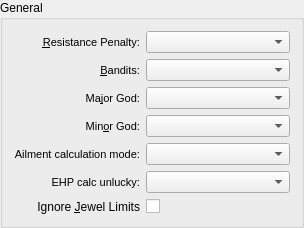
               <widget class="QGroupBox" name="grpbox_General">
                <property name="geometry">
                 <rect>
                  <x>2</x>
                  <y>2</y>
                  <width>304</width>
                  <height>214</height>
                 </rect>
                </property>
                <property name="sizePolicy">
                 <sizepolicy hsizetype="Fixed" vsizetype="Minimum">
                  <horstretch>0</horstretch>
                  <verstretch>0</verstretch>
                 </sizepolicy>
                </property>
                <property name="minimumSize">
                 <size>
                  <width>300</width>
                  <height>0</height>
                 </size>
                </property>
                <property name="title">
                 <string>General</string>
                </property>
                <layout class="QGridLayout" name="gridLayout_2">
                 <item row="0" column="0">
                  <widget class="QLabel" name="label_ResPenalty">
                   <property name="font">
                    <font>
                     <pointsize>8</pointsize>
                    </font>
                   </property>
                   <property name="layoutDirection">
                    <enum>Qt::LeftToRight</enum>
                   </property>
                   <property name="text">
                    <string>&amp;Resistance Penalty:</string>
                   </property>
                   <property name="alignment">
                    <set>Qt::AlignRight|Qt::AlignTrailing|Qt::AlignVCenter</set>
                   </property>
                   <property name="buddy">
                    <cstring>combo_ResPenalty</cstring>
                   </property>
                  </widget>
                 </item>
                 <item row="0" column="1">
                  <widget class="QComboBox" name="combo_ResPenalty">
                   <property name="sizePolicy">
                    <sizepolicy hsizetype="Fixed" vsizetype="Fixed">
                     <horstretch>0</horstretch>
                     <verstretch>0</verstretch>
                    </sizepolicy>
                   </property>
                   <property name="minimumSize">
                    <size>
                     <width>130</width>
                     <height>0</height>
                    </size>
                   </property>
                   <property name="maximumSize">
                    <size>
                     <width>145</width>
                     <height>16777215</height>
                    </size>
                   </property>
                   <property name="font">
                    <font>
                     <pointsize>8</pointsize>
                    </font>
                   </property>
                   <property name="minimumContentsLength">
                    <number>60</number>
                   </property>
                   <property name="placeholderText">
                    <string>Make a Selection</string>
                   </property>
                   <property name="modelColumn">
                    <number>0</number>
                   </property>
                  </widget>
                 </item>
                 <item row="1" column="0">
                  <widget class="QLabel" name="label_Bandits">
                   <property name="font">
                    <font>
                     <pointsize>8</pointsize>
                    </font>
                   </property>
                   <property name="text">
                    <string>&amp;Bandits:</string>
                   </property>
                   <property name="alignment">
                    <set>Qt::AlignRight|Qt::AlignTrailing|Qt::AlignVCenter</set>
                   </property>
                   <property name="buddy">
                    <cstring>combo_Bandits</cstring>
                   </property>
                  </widget>
                 </item>
                 <item row="1" column="1">
                  <widget class="QComboBox" name="combo_Bandits">
                   <property name="sizePolicy">
                    <sizepolicy hsizetype="Fixed" vsizetype="Fixed">
                     <horstretch>0</horstretch>
                     <verstretch>0</verstretch>
                    </sizepolicy>
                   </property>
                   <property name="minimumSize">
                    <size>
                     <width>130</width>
                     <height>0</height>
                    </size>
                   </property>
                   <property name="maximumSize">
                    <size>
                     <width>145</width>
                     <height>16777215</height>
                    </size>
                   </property>
                   <property name="font">
                    <font>
                     <pointsize>8</pointsize>
                    </font>
                   </property>
                   <property name="minimumContentsLength">
                    <number>60</number>
                   </property>
                   <property name="placeholderText">
                    <string>Make a Selection</string>
                   </property>
                   <property name="modelColumn">
                    <number>0</number>
                   </property>
                  </widget>
                 </item>
                 <item row="2" column="0">
                  <widget class="QLabel" name="label_MajorPantheon">
                   <property name="minimumSize">
                    <size>
                     <width>0</width>
                     <height>0</height>
                    </size>
                   </property>
                   <property name="font">
                    <font>
                     <pointsize>8</pointsize>
                    </font>
                   </property>
                   <property name="text">
                    <string>Ma&amp;jor God:</string>
                   </property>
                   <property name="alignment">
                    <set>Qt::AlignRight|Qt::AlignTrailing|Qt::AlignVCenter</set>
                   </property>
                   <property name="buddy">
                    <cstring>combo_MajorPantheon</cstring>
                   </property>
                  </widget>
                 </item>
                 <item row="2" column="1">
                  <widget class="QComboBox" name="combo_MajorPantheon">
                   <property name="sizePolicy">
                    <sizepolicy hsizetype="Fixed" vsizetype="Fixed">
                     <horstretch>0</horstretch>
                     <verstretch>0</verstretch>
                    </sizepolicy>
                   </property>
                   <property name="minimumSize">
                    <size>
                     <width>130</width>
                     <height>0</height>
                    </size>
                   </property>
                   <property name="maximumSize">
                    <size>
                     <width>145</width>
                     <height>16777215</height>
                    </size>
                   </property>
                   <property name="font">
                    <font>
                     <pointsize>8</pointsize>
                    </font>
                   </property>
                   <property name="placeholderText">
                    <string>Make a Selection</string>
                   </property>
                  </widget>
                 </item>
                 <item row="3" column="0">
                  <widget class="QLabel" name="label_MinorPantheon">
                   <property name="minimumSize">
                    <size>
                     <width>0</width>
                     <height>0</height>
                    </size>
                   </property>
                   <property name="font">
                    <font>
                     <pointsize>8</pointsize>
                    </font>
                   </property>
                   <property name="text">
                    <string>Min&amp;or God:</string>
                   </property>
                   <property name="alignment">
                    <set>Qt::AlignRight|Qt::AlignTrailing|Qt::AlignVCenter</set>
                   </property>
                   <property name="buddy">
                    <cstring>combo_MinorPantheon</cstring>
                   </property>
                  </widget>
                 </item>
                 <item row="3" column="1">
                  <widget class="QComboBox" name="combo_MinorPantheon">
                   <property name="sizePolicy">
                    <sizepolicy hsizetype="Fixed" vsizetype="Fixed">
                     <horstretch>0</horstretch>
                     <verstretch>0</verstretch>
                    </sizepolicy>
                   </property>
                   <property name="minimumSize">
                    <size>
                     <width>130</width>
                     <height>0</height>
                    </size>
                   </property>
                   <property name="maximumSize">
                    <size>
                     <width>145</width>
                     <height>16777215</height>
                    </size>
                   </property>
                   <property name="font">
                    <font>
                     <pointsize>8</pointsize>
                    </font>
                   </property>
                   <property name="placeholderText">
                    <string>Make a Selection</string>
                   </property>
                  </widget>
                 </item>
                 <item row="4" column="0">
                  <widget class="QLabel" name="label_EHPUnluckyWorstOf">
                   <property name="minimumSize">
                    <size>
                     <width>0</width>
                     <height>0</height>
                    </size>
                   </property>
                   <property name="font">
                    <font>
                     <pointsize>8</pointsize>
                    </font>
                   </property>
                   <property name="toolTip">
                    <string>Controls how the base damage for applying Ailments is calculated:
    Average: damage is based on the average application, including both crits and non-crits
    Crits Only: damage is based solely on Ailments inflicted with crits</string>
                   </property>
                   <property name="text">
                    <string>Ailment calculation mode:</string>
                   </property>
                   <property name="alignment">
                    <set>Qt::AlignRight|Qt::AlignTrailing|Qt::AlignVCenter</set>
                   </property>
                   <property name="buddy">
                    <cstring>combo_MinorPantheon</cstring>
                   </property>
                  </widget>
                 </item>
                 <item row="4" column="1">
                  <widget class="QComboBox" name="combo_EHPUnluckyWorstOf">
                   <property name="sizePolicy">
                    <sizepolicy hsizetype="Fixed" vsizetype="Fixed">
                     <horstretch>0</horstretch>
                     <verstretch>0</verstretch>
                    </sizepolicy>
                   </property>
                   <property name="minimumSize">
                    <size>
                     <width>130</width>
                     <height>0</height>
                    </size>
                   </property>
                   <property name="maximumSize">
                    <size>
                     <width>145</width>
                     <height>16777215</height>
                    </size>
                   </property>
                   <property name="font">
                    <font>
                     <pointsize>8</pointsize>
                    </font>
                   </property>
                   <property name="toolTip">
                    <string>Controls how the base damage for applying Ailments is calculated:
    Average: damage is based on the average application, including both crits and non-crits
    Crits Only: damage is based solely on Ailments inflicted with crits</string>
                   </property>
                   <property name="placeholderText">
                    <string>Make a Selection</string>
                   </property>
                  </widget>
                 </item>
                 <item row="5" column="0">
                  <widget class="QLabel" name="label_igniteMode">
                   <property name="minimumSize">
                    <size>
                     <width>0</width>
                     <height>0</height>
                    </size>
                   </property>
                   <property name="font">
                    <font>
                     <pointsize>8</pointsize>
                    </font>
                   </property>
                   <property name="toolTip">
                    <string>Sets the EHP calc to pretend its unlucky and reduce the effects of random events</string>
                   </property>
                   <property name="text">
                    <string>EHP calc unlucky:</string>
                   </property>
                   <property name="alignment">
                    <set>Qt::AlignRight|Qt::AlignTrailing|Qt::AlignVCenter</set>
                   </property>
                   <property name="buddy">
                    <cstring>combo_MinorPantheon</cstring>
                   </property>
                  </widget>
                 </item>
                 <item row="5" column="1">
                  <widget class="QComboBox" name="combo_igniteMode">
                   <property name="sizePolicy">
                    <sizepolicy hsizetype="Fixed" vsizetype="Fixed">
                     <horstretch>0</horstretch>
                     <verstretch>0</verstretch>
                    </sizepolicy>
                   </property>
                   <property name="minimumSize">
                    <size>
                     <width>130</width>
                     <height>0</height>
                    </size>
                   </property>
                   <property name="maximumSize">
                    <size>
                     <width>145</width>
                     <height>16777215</height>
                    </size>
                   </property>
                   <property name="font">
                    <font>
                     <pointsize>8</pointsize>
                    </font>
                   </property>
                   <property name="toolTip">
                    <string>Sets the EHP calc to pretend its unlucky and reduce the effects of random events</string>
                   </property>
                   <property name="placeholderText">
                    <string>Make a Selection</string>
                   </property>
                  </widget>
                 </item>
                 <item row="6" column="0">
                  <widget class="QLabel" name="label_IgnoreJewelLimits">
                   <property name="toolTip">
                    <string>Ignore the limits on jewels</string>
                   </property>
                   <property name="text">
                    <string>Ignore &amp;Jewel Limits</string>
                   </property>
                   <property name="alignment">
                    <set>Qt::AlignRight|Qt::AlignTrailing|Qt::AlignVCenter</set>
                   </property>
                   <property name="buddy">
                    <cstring>check_IgnoreJewelLimits</cstring>
                   </property>
                  </widget>
                 </item>
                 <item row="6" column="1">
                  <widget class="QCheckBox" name="check_IgnoreJewelLimits">
                   <property name="sizePolicy">
                    <sizepolicy hsizetype="Fixed" vsizetype="Fixed">
                     <horstretch>0</horstretch>
                     <verstretch>0</verstretch>
                    </sizepolicy>
                   </property>
                   <property name="minimumSize">
                    <size>
                     <width>130</width>
                     <height>0</height>
                    </size>
                   </property>
                   <property name="maximumSize">
                    <size>
                     <width>145</width>
                     <height>16777215</height>
                    </size>
                   </property>
                   <property name="toolTip">
                    <string>Ignore the limits on jewels</string>
                   </property>
                   <property name="text">
                    <string/>
                   </property>
                  </widget>
                 </item>
                </layout>
               </widget>
